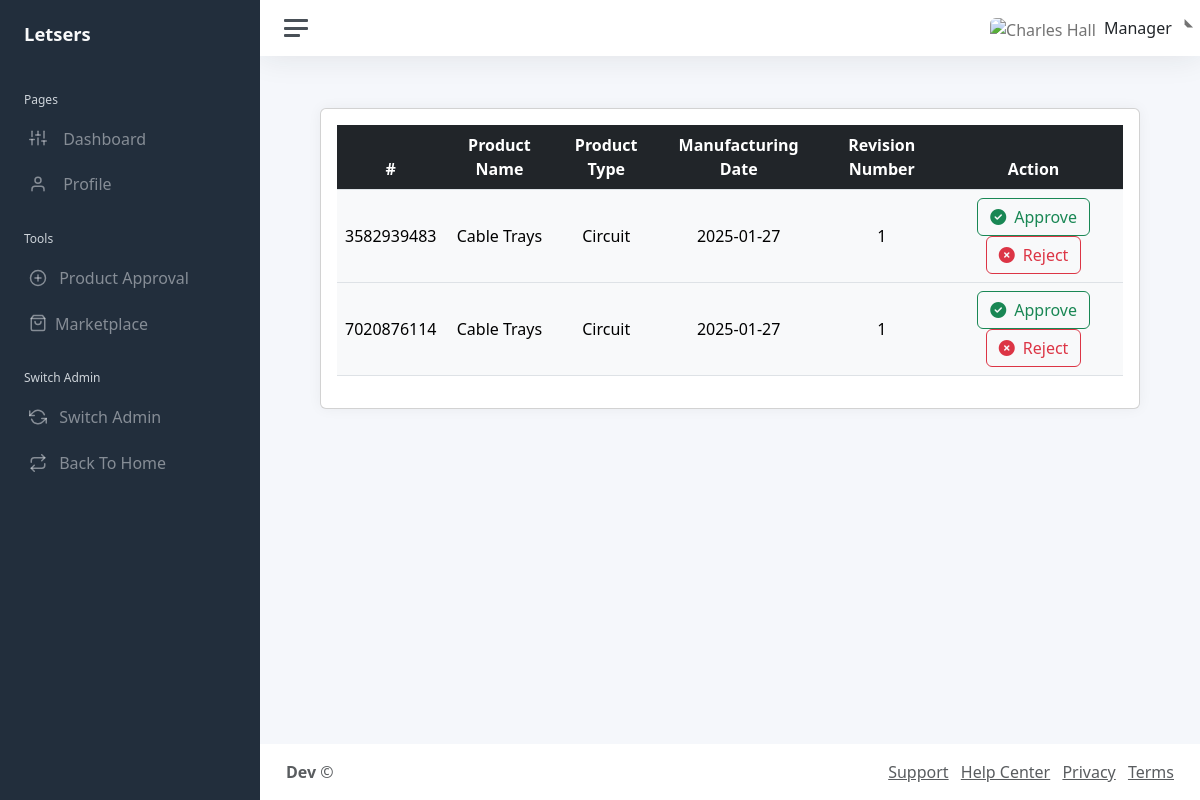
The page /Dashboard/index.php?product-approval (signed in) on the database its author committed.
### tables this page shows
CREATE TABLE `cpri` (
  `CPRI_SubmissionID` int(11) NOT NULL,
  `SubmissionDate` date NOT NULL,
  `ApprovalStatus` enum('Pending','Approved','Rejected') NOT NULL,
  `Remarks` text DEFAULT NULL,
  `ProductID` char(10) DEFAULT NULL
);

CREATE TABLE `products` (
  `ProductID` char(10) NOT NULL,
  `ProductName` varchar(100) NOT NULL,
  `ProductType` varchar(50) NOT NULL,
  `ManufacturingDate` date NOT NULL,
  `RevisionNumber` int(11) DEFAULT 0,
  `Status` enum('Pass','Fail') NOT NULL,
  `TestingType` int(100) NOT NULL,
  `DepartmentID` int(11) NOT NULL
);

### Dashboard/include/product-approval.php (the view, shortened to what this page needs)
<?php
include __DIR__ . "/../../Partials/db.php";
$sql = "SELECT
    c.CPRI_SubmissionID,
    c.SubmissionDate,
    c.ApprovalStatus,
    c.Remarks,
    p.ProductName,
    p.ProductType,
    p.ManufacturingDate,
    p.RevisionNumber,
    p.ProductID
FROM
    CPRI c
JOIN
    products p
ON
    c.ProductID = p.ProductID
WHERE
    c.ApprovalStatus = 'Pending';
";
$res = mysqli_query($connect,$sql);
?>
<div class="container-fluid">
                <div class="row">
                    <div class="col-sm-12 mt-1">
                        <div class="card">
                            <div class="card-body">
                                <div class="table-responsive">
                                    <table class="table user-table no-wrap">
                                    <thead class="table-dark p-5">
                                        <tr class="p-5 text-center">
                                                <th class="border-top-0">#</th>
                                                <th class="border-top-0">Product Name</th>
                                                <th class="border-top-0">Product Type</th>
                                                <th class="border-top-0">Manufacturing Date</th>
                                                <th class="border-top-0">Revision Number</th>
                                                <th class="border-top-0">Action</th>
                                            </tr>
                                        </thead>
                                        <tbody class="table-light">
                                        <?php while ($row = mysqli_fetch_assoc($res)):?>
                                                <tr class="text-center">
                                                    <td><?php echo $row['ProductID']?></td>
                                                    <td><?php echo $row['ProductName']?></td>
                                                    <td><?php echo $row['ProductType']?></td>
                                                    <td><?php echo $row['ManufacturingDate']?></td>
                                                    <td><?php echo $row['RevisionNumber']?></td>
                                                    <td>
                                                        <a class="btn btn-outline-success " href="index.php?approve&id=<?php echo $row['ProductID']?>"><span class="fa-solid fa-circle-check me-2"></span>Approve</a>
                                                        <a class="btn btn-outline-danger " href="index.php?reject&id=<?php echo $row['ProductID']?>"><span class="fa-solid fa-circle-xmark me-2"></span>Reject</a>
                                                    </td>
                                                </tr>
                                        <?php endwhile; ?>
                                        </tbody>
                                    </table>
                                </div>
                            </div>
                        </div>
                    </div>
                </div>
            </div>

### rows shown on the page
cpri: ProductID.ProductID "3582939483", ProductID.ProductName "Cable Trays", ProductID.ProductType "Circuit", ProductID.ManufacturingDate "2025-01-27", ProductID.RevisionNumber "1"
cpri: ProductID.ProductID "7020876114", ProductID.ProductName "Cable Trays", ProductID.ProductType "Circuit", ProductID.ManufacturingDate "2025-01-27", ProductID.RevisionNumber "1"

### other values the page prints
$_SESSION['name'] "Manager"
